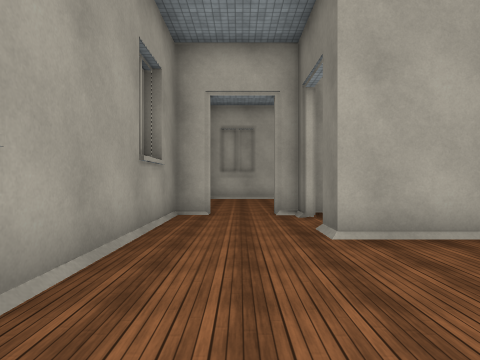
view 1 (above)

18 first-person views from a walk through a Unity game level. The camera is 1.5 m above the floor, looks level and sees 75° across. The floor is counted in squares, 2 m on a side. Each view is taken from the middle of a square. On the plan, view 1 faces up. The plan holds only what a view shows up to about 10 squares ahead; the rest is blank. The place goes on beyond the plan. The player character is not drawn. Some animated figures are left out. Surface patterns are stand-ins for the level's own textures.

view 2
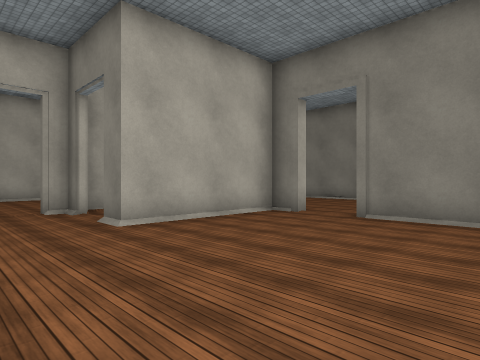

view 3
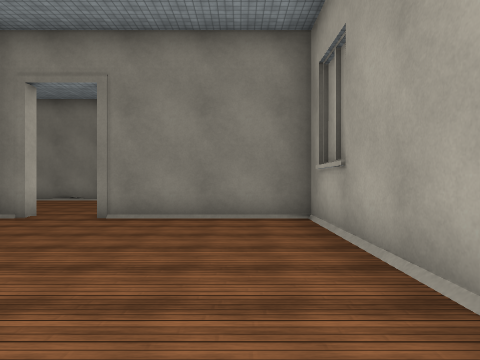

view 4
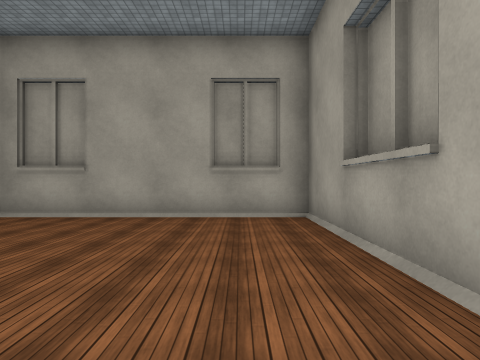

view 5
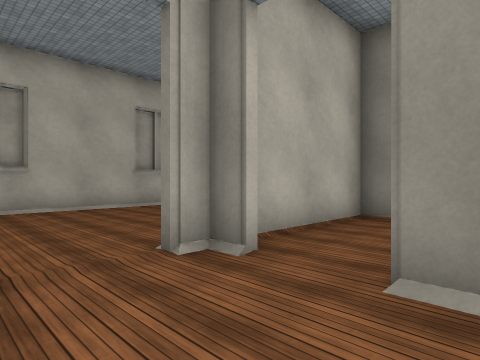

view 6
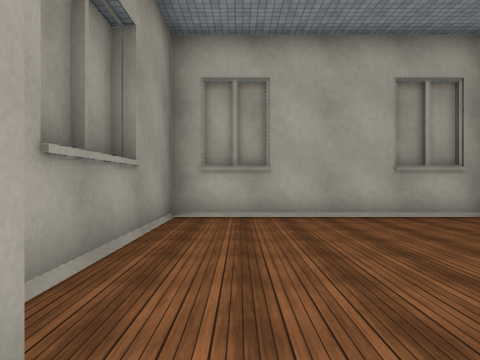

view 7
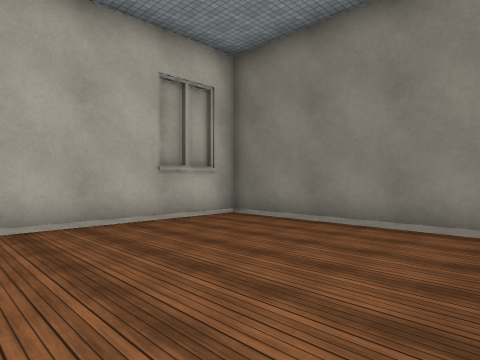

view 8
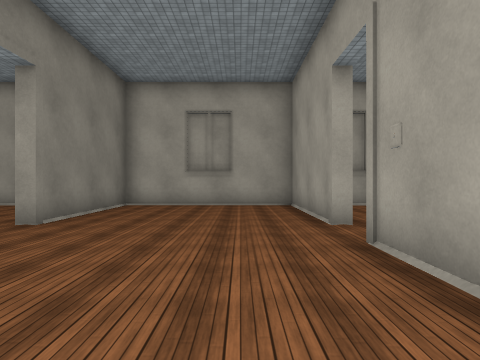

view 9
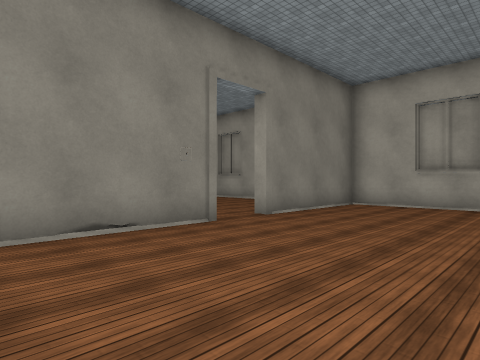

view 10
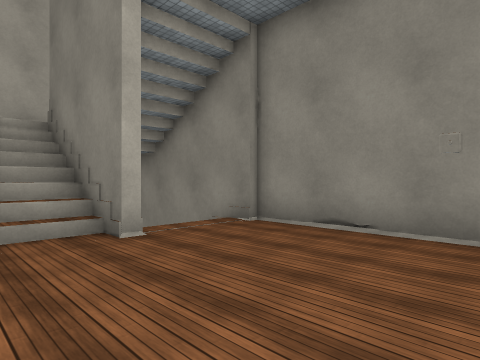

view 11
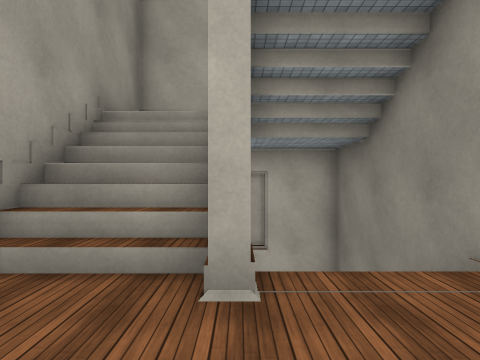

view 12
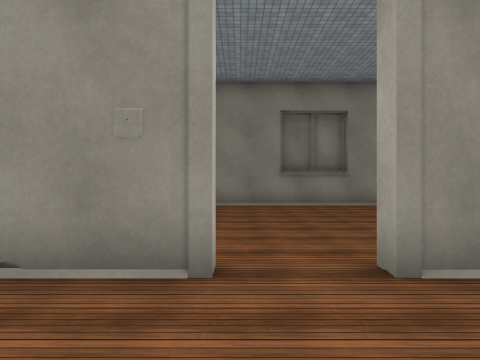

view 13
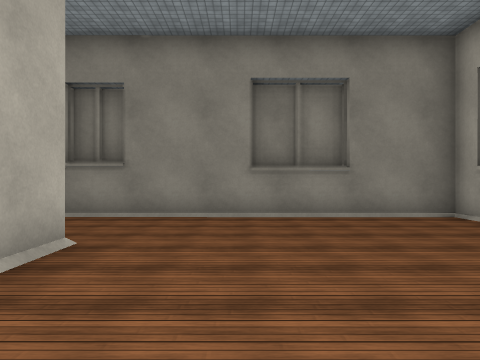

view 14
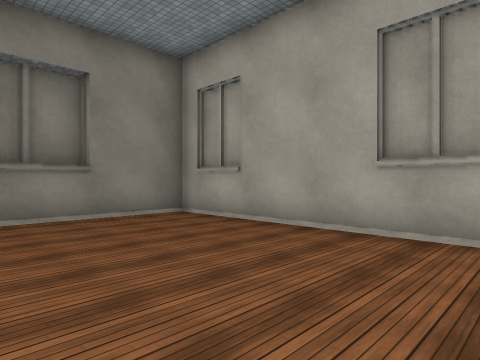

view 15
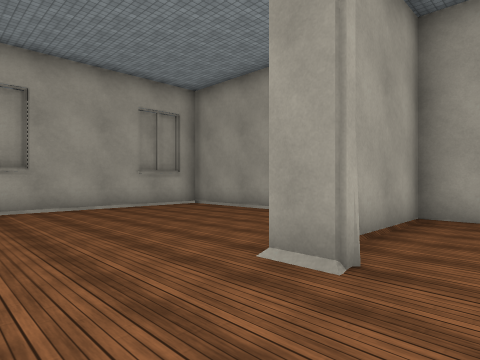

view 16
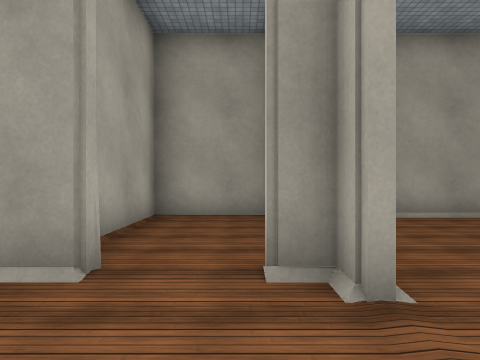

view 17
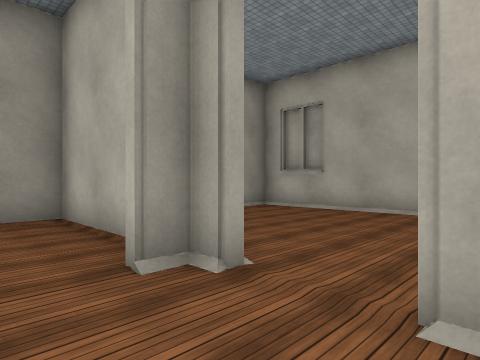

view 18
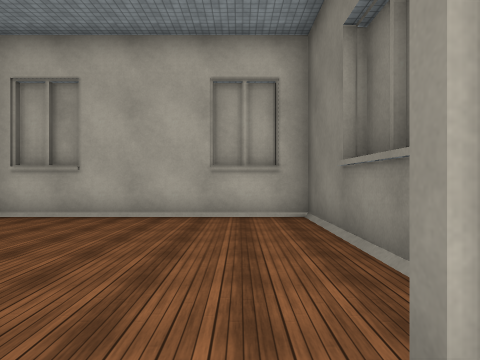

### Floor plan
Key: @ floor where view 1 was taken; # wall or solid block; . floor; / step, stairs or slope.
Columns run from 2 left of view 1 to 18 right of it. Each row starts with its distance up from view 1.
 13 #####################
 12 #......#    #.......#
 11 #......#    #.......#
 10 #......#//# #.......#
  9 #......#//# #.......#
  8 #......#//#/#.......
  7 ##.#####..#.######.##
  6 #......#....#.......#
  5 #......#....##......#
  4 #...####.....####...#
  3 #...................#
  2 #...................#
  1 #......#....#.......#
  0 #.@....#....#.......#
 -1 #......#....#.......#
 -2 #......#....#.......#
 -3 #####################

Where each view was taken, in squares from view 1:
view 1: 0 up, 0 right, facing up
view 2: 1 down, 1 left, facing up-right
view 3: 1 down, 1 left, facing right
view 4: 4 up, 0 right, facing down
view 5: 4 up, 1 left, facing up-right
view 6: 6 up, 0 right, facing up
view 7: 7 up, 0 right, facing up-right
view 8: 7 up, 7 right, facing down
view 9: 7 up, 6 right, facing down-right
view 10: 3 up, 6 right, facing up-right
view 11: 5 up, 8 right, facing up
view 12: 3 up, 8 right, facing right
view 13: 2 up, 11 right, facing right
view 14: 2 up, 11 right, facing down-right
view 15: 6 up, 17 right, facing down-left
view 16: 6 up, 17 right, facing left
view 17: 5 up, 17 right, facing up-left
view 18: 6 up, 16 right, facing up
